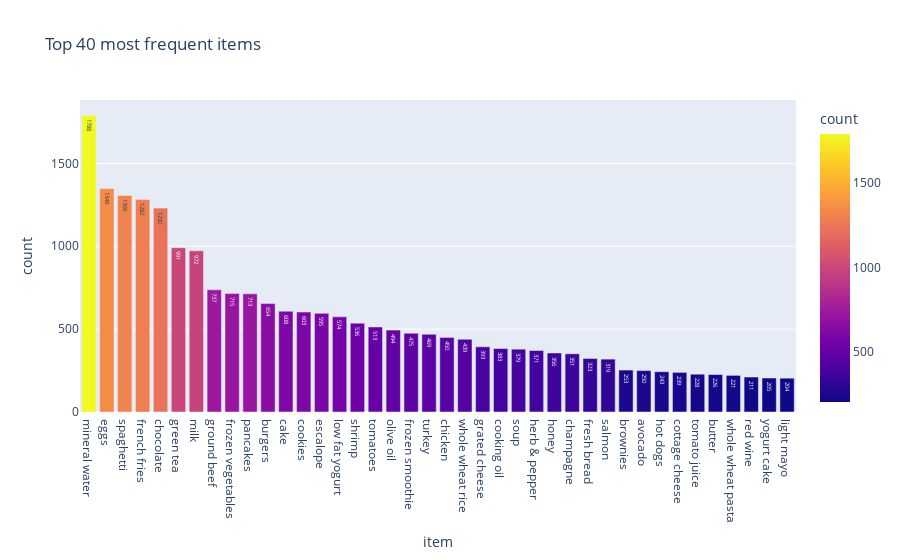

Here is the notebook cell this chart was saved with:
### Code cell
# plot the top 40 most frequent items using plotly express

fig = px.bar(
    items_freq[:40],
    x="item",
    y="count",
    color="count",
    title="Top 40 most frequent items",
    text_auto=True,
)
fig.show()

### Figure 1 — Plotly figure (JSON) as saved in the notebook; plotly's stock layout.template omitted (floating-point values rounded to 4 significant figures)
{"data": [{"alignmentgroup": "True", "hovertemplate": "item=%{x}<br>count=%{marker.color}<extra></extra>", "legendgroup": "", "marker": {"color": [1788, 1348, 1306, 1282, 1230, 991, 972, 737, 715, 713, 654, 608, 603, 595, 574, 536, 513, 494, 475, 469, 450, 439, 393, 383, 379, 371, 356, 351, 323, 319, 253, 250, 243, 239, 228, 226, 221, 211, 205, 204], "coloraxis": "coloraxis", "pattern": {"shape": ""}}, "name": "", "offsetgroup": "", "orientation": "v", "showlegend": false, "textposition": "auto", "texttemplate": "%{y}", "type": "bar", "x": ["mineral water", "eggs", "spaghetti", "french fries", "chocolate", "green tea", "milk", "ground beef", "frozen vegetables", "pancakes", "burgers", "cake", "cookies", "escalope", "low fat yogurt", "shrimp", "tomatoes", "olive oil", "frozen smoothie", "turkey", "chicken", "whole wheat rice", "grated cheese", "cooking oil", "soup", "herb & pepper", "honey", "champagne", "fresh bread", "salmon", "brownies", "avocado", "hot dogs", "cottage cheese", "tomato juice", "butter", "whole wheat pasta", "red wine", "yogurt cake", "light mayo"], "xaxis": "x", "y": [1788, 1348, 1306, 1282, 1230, 991, 972, 737, 715, 713, 654, 608, 603, 595, 574, 536, 513, 494, 475, 469, 450, 439, 393, 383, 379, 371, 356, 351, 323, 319, 253, 250, 243, 239, 228, 226, 221, 211, 205, 204], "yaxis": "y"}], "layout": {"barmode": "relative", "coloraxis": {"colorbar": {"title": {"text": "count"}}, "colorscale": [[0, "#0d0887"], [0.1111, "#46039f"], [0.2222, "#7201a8"], [0.3333, "#9c179e"], [0.4444, "#bd3786"], [0.5556, "#d8576b"], [0.6667, "#ed7953"], [0.7778, "#fb9f3a"], [0.8889, "#fdca26"], [1, "#f0f921"]]}, "legend": {"tracegroupgap": 0}, "title": {"text": "Top 40 most frequent items"}, "xaxis": {"anchor": "y", "domain": [0, 1], "title": {"text": "item"}}, "yaxis": {"anchor": "x", "domain": [0, 1], "title": {"text": "count"}}}}
